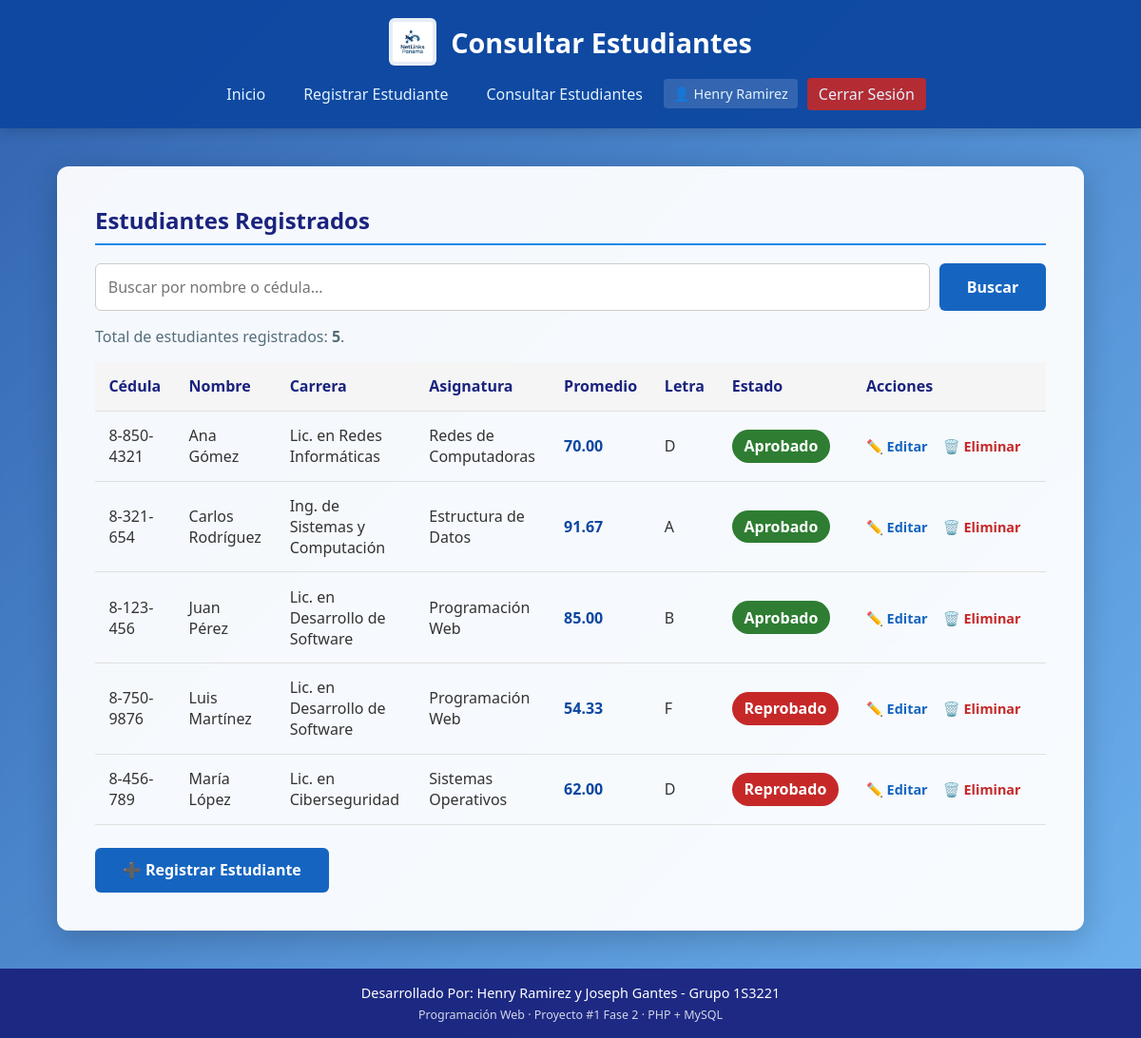
The page /listar_estudiantes.php (signed in) on the database its author committed.
### tables this page shows
CREATE TABLE IF NOT EXISTS estudiantes (
    id_estudiante   INT           NOT NULL AUTO_INCREMENT,
    nombre_completo VARCHAR(150)  NOT NULL,
    cedula          VARCHAR(25)   NOT NULL,
    edad            INT           NOT NULL,
    carrera         VARCHAR(100)  NOT NULL,
    asignatura      VARCHAR(100)  NOT NULL,
    nota1           DECIMAL(5,2)  NOT NULL,
    nota2           DECIMAL(5,2)  NOT NULL,
    nota3           DECIMAL(5,2)  NOT NULL,
    promedio        DECIMAL(5,2)  NOT NULL,
    fecha_registro  DATETIME      NOT NULL DEFAULT CURRENT_TIMESTAMP,
    PRIMARY KEY (id_estudiante),
    UNIQUE KEY uq_estudiantes_cedula (cedula),
    KEY idx_estudiantes_nombre (nombre_completo),
    CONSTRAINT chk_estudiantes_edad  CHECK (edad >= 15),
    CONSTRAINT chk_estudiantes_nota1 CHECK (nota1 BETWEEN 0 AND 100),
    CONSTRAINT chk_estudiantes_nota2 CHECK (nota2 BETWEEN 0 AND 100),
    CONSTRAINT chk_estudiantes_nota3 CHECK (nota3 BETWEEN 0 AND 100)
);

### sesion.php (called while the page is built, shortened)
<?php
function nombreUsuarioActual() {
    return $_SESSION['nombre'] ?? '';
}

### funciones.php (called while the page is built, shortened)
<?php
function obtenerLetraCalificacion($promedio) {
    if ($promedio >= 91) return "A";
    if ($promedio >= 81) return "B";
    if ($promedio >= 61) return "D";
    return "F";
}
function determinarEstado($promedio) {
    return ($promedio >= NOTA_MINIMA_APROBATORIA) ? "Aprobado" : "Reprobado";
}
function claseEstado($estado) {
    return ($estado === "Aprobado") ? "approved" : "failed";
}
function limpiar($valor) {
    return htmlspecialchars((string) $valor, ENT_QUOTES, 'UTF-8');
}

### listar_estudiantes.php (the view, shortened to what this page needs)
<?php
require_once 'conexion.php';
require_once 'sesion.php';
require_once 'funciones.php';
$busqueda = trim($_GET['buscar'] ?? '');
if ($busqueda !== '') {
    $patron = '%' . addcslashes($busqueda, '\\%_') . '%';
    $sql = "SELECT id_estudiante, nombre_completo, cedula, edad, carrera, asignatura,
                   nota1, nota2, nota3, promedio, fecha_registro
            FROM estudiantes
            WHERE nombre_completo LIKE ? OR cedula LIKE ?
            ORDER BY nombre_completo ASC";
    $stmt = $conexion->prepare($sql);
    $stmt->execute([$patron, $patron]);
} else {
    $sql = "SELECT id_estudiante, nombre_completo, cedula, edad, carrera, asignatura,
                   nota1, nota2, nota3, promedio, fecha_registro
            FROM estudiantes
            ORDER BY nombre_completo ASC";
    $stmt = $conexion->query($sql);
}
$estudiantes = $stmt->fetchAll();
$titulo = 'Consultar Estudiantes';
require 'encabezado.php';
?>
    <h2>Estudiantes Registrados</h2>
    <form method="GET" action="listar_estudiantes.php" class="buscador">
        <input type="search" name="buscar" placeholder="Buscar por nombre o cédula..."
               value="<?= limpiar($busqueda) ?>" aria-label="Buscar estudiante">
        <button type="submit" class="btn">Buscar</button>
    </form>
    <p class="texto-conteo">
        <?php if ($busqueda !== ''): ?>
            Resultados para <strong>"<?= limpiar($busqueda) ?>"</strong>:
            <?= count($estudiantes) ?> estudiante(s).
        <?php else: ?>
            Total de estudiantes registrados: <strong><?= count($estudiantes) ?></strong>.
        <?php endif; ?>
    </p>
    <?php if (empty($estudiantes)): ?>
        <div class="alert alert-info">
            <?php if ($busqueda !== ''): ?>
                No se encontraron estudiantes que coincidan con la búsqueda.
            <?php else: ?>
                No existen estudiantes registrados todavía.
            <?php endif; ?>
        </div>
    <?php else: ?>
        <div class="tabla-responsive">
            <table class="tabla-listado">
                <thead>
                    <tr>
                        <th>Cédula</th>
                        <th>Nombre</th>
                        <th>Carrera</th>
                        <th>Asignatura</th>
                        <th>Promedio</th>
                        <th>Letra</th>
                        <th>Estado</th>
                        <th>Acciones</th>
                    </tr>
                </thead>
                <tbody>
                    <?php foreach ($estudiantes as $fila): ?>
                        <?php
                        $promedio = (float) $fila['promedio'];
                        $letra    = obtenerLetraCalificacion($promedio);
                        $estado   = determinarEstado($promedio);
                        ?>
                        <tr>
                            <td><?= limpiar($fila['cedula']) ?></td>
                            <td><?= limpiar($fila['nombre_completo']) ?></td>
                            <td><?= limpiar($fila['carrera']) ?></td>
                            <td><?= limpiar($fila['asignatura']) ?></td>
                            <td class="celda-promedio"><?= number_format($promedio, 2) ?></td>
                            <td><?= limpiar($letra) ?></td>
                            <td>
                                <span class="status-badge <?= claseEstado($estado) ?>"><?= limpiar($estado) ?></span>
                            </td>
                            <td class="acciones">
                                <a href="editar_estudiante.php?id=<?= (int) $fila['id_estudiante'] ?>"
                                   class="editar" title="Editar estudiante">✏️ Editar</a>
                                <a href="eliminar_estudiante.php?id=<?= (int) $fila['id_estudiante'] ?>"
                                   class="eliminar" title="Eliminar estudiante">🗑️ Eliminar</a>
                            </td>
                        </tr>
                    <?php endforeach; ?>
                </tbody>
            </table>
        </div>
    <?php endif; ?>
    <div class="form-acciones">
        <a href="registro_estudiantes.php" class="btn">➕ Registrar Estudiante</a>
    </div>
<?php require 'pie.php'; ?>

### encabezado.php (shortened to what this page needs)
<?php
$titulo    = $titulo    ?? 'Portal de Registro y Consulta de Estudiantes';
$claseMain = $claseMain ?? 'main-ancho';
$haySesion = isset($_SESSION['id_usuario']);
?>
<!DOCTYPE html>
<html lang="es">
<head>
    <link rel="stylesheet" href="CSS/estilos.css">
</head>
<body>
    <header>
        <div class="header-brand">
            <img src="img/logo.png" alt="NetLinks Panama Logo" class="header-logo">
            <h1><?= htmlspecialchars($titulo) ?></h1>
        </div>
        <?php if ($haySesion): ?>
        <nav>
            <a href="index.php">Inicio</a>
            <a href="registro_estudiantes.php">Registrar Estudiante</a>
            <a href="listar_estudiantes.php">Consultar Estudiantes</a>
            <span class="user-info">👤 <?= limpiar(nombreUsuarioActual()) ?></span>
            <a href="logout.php" class="logout-link">Cerrar Sesión</a>
        </nav>
        <?php endif; ?>
    </header>
    <main class="<?= $claseMain ?>">

### pie.php
    </main>
    <footer>
        <p>Desarrollado Por: Henry Ramirez y Joseph Gantes - Grupo 1S3221</p>
        <p class="footer-sub">Programación Web · Proyecto #1 Fase 2 · PHP + MySQL</p>
    </footer>
</body>
</html>

### CSS/estilos.css (style rules this page uses)
:root { --primary-color: #0d47a1; --secondary-color: #1565c0; --accent-color: #1e88e5; --dark-color: #1a237e; --light-bg: #f4f7f6; --white: #ffffff; --success-color: #2e7d32; --error-color: #c62828; }
* { box-sizing: border-box; margin: 0; padding: 0; font-family: 'Segoe UI', Tahoma, Geneva, Verdana, sans-serif; }
body { background: linear-gradient(135deg, rgba(13, 71, 161, 0.85), rgba(21, 101, 192, 0.75), rgba(30, 136, 229, 0.65)), url('https://images.unsplash.com/photo-1518770660439-4636190af475?auto=format&fit=crop&w=1920&q=80') center/cover fixed no-repeat; color: #333; display: flex; flex-direction: column; min-height: 100vh; }
header { background-color: rgba(13, 71, 161, 0.95); color: var(--white); padding: 1.2rem 2rem; box-shadow: 0 4px 12px rgba(0, 0, 0, 0.15); text-align: center; }
.header-brand { display: flex; align-items: center; justify-content: center; gap: 15px; margin-bottom: 0.8rem; flex-wrap: wrap; }
.header-logo { height: 50px; width: auto; border-radius: 6px; background: rgba(255, 255, 255, 0.9); padding: 4px; }
header h1 { font-size: 1.8rem; font-weight: 600; }
nav { margin-top: 0.5rem; display: flex; flex-wrap: wrap; align-items: center; justify-content: center; gap: 4px; }
nav a { color: #e3f2fd; text-decoration: none; margin: 0 6px; font-weight: 500; font-size: 1rem; padding: 6px 12px; border-radius: 4px; transition: background 0.3s; }
.user-info { color: #e3f2fd; font-size: 0.9rem; padding: 6px 10px; background: rgba(255, 255, 255, 0.15); border-radius: 4px; }
.logout-link { background-color: rgba(198, 40, 40, 0.9); }
main { max-width: 800px; width: 90%; margin: 2.5rem auto; background: rgba(255, 255, 255, 0.95); backdrop-filter: blur(8px); padding: 2.5rem; border-radius: 12px; box-shadow: 0 8px 32px rgba(0, 0, 0, 0.2); flex: 1; }
.main-ancho { max-width: 1150px; }
h2 { color: var(--dark-color); margin-bottom: 1.2rem; font-weight: 600; border-bottom: 2px solid var(--accent-color); padding-bottom: 0.5rem; }
.texto-conteo { margin: 1rem 0; color: #546e7a; }
input[type="text"], input[type="number"], input[type="password"], input[type="search"], select { width: 100%; padding: 0.8rem; border: 1px solid #ccc; border-radius: 6px; font-size: 1rem; transition: border-color 0.3s; background-color: #fff; }
.form-acciones { display: flex; flex-wrap: wrap; align-items: center; gap: 0.75rem; margin-top: 1.5rem; }
.btn { display: inline-block; background-color: var(--secondary-color); color: var(--white); padding: 0.8rem 1.8rem; border: none; border-radius: 6px; cursor: pointer; font-size: 1rem; font-weight: 600; text-decoration: none; transition: background-color 0.3s, transform 0.1s; text-align: center; }
table { width: 100%; border-collapse: collapse; margin-top: 1.5rem; }
table th, table td { padding: 0.9rem; text-align: left; border-bottom: 1px solid #e0e0e0; }
table th { background-color: #f5f5f5; color: var(--dark-color); width: 40%; }
.tabla-responsive { width: 100%; overflow-x: auto; margin-top: 1rem; }
.tabla-listado { min-width: 900px; margin-top: 0; }
.tabla-listado th { width: auto; white-space: nowrap; }
.tabla-listado td { vertical-align: middle; }
.celda-promedio { font-weight: 700; color: var(--primary-color); white-space: nowrap; }
.acciones { white-space: nowrap; }
.acciones a { text-decoration: none; font-weight: 600; font-size: 0.9rem; margin-right: 0.75rem; }
.acciones .editar { color: var(--secondary-color); }
.acciones .eliminar { color: var(--error-color); }
.status-badge { padding: 0.4rem 0.8rem; border-radius: 20px; font-weight: bold; color: var(--white); display: inline-block; }
.approved { background-color: var(--success-color); }
.failed { background-color: var(--error-color); }
.buscador { display: flex; flex-wrap: wrap; gap: 0.6rem; margin-bottom: 0.5rem; }
.buscador input[type="search"] { flex: 1 1 260px; }
footer { background-color: rgba(26, 35, 126, 0.95); color: var(--white); text-align: center; padding: 1rem; font-size: 0.9rem; margin-top: auto; }
.footer-sub { font-size: 0.78rem; opacity: 0.8; margin-top: 0.3rem; }

### rows shown on the page
estudiantes: cedula "8-850-4321", nombre_completo "Ana Gómez", carrera "Lic. en Redes Informáticas", asignatura "Redes de Computadoras", promedio "70.00", promedio "D", promedio "Aprobado"
estudiantes: cedula "8-321-654", nombre_completo "Carlos Rodríguez", carrera "Ing. de Sistemas y Computación", asignatura "Estructura de Datos", promedio "91.67", promedio "A", promedio "Aprobado"
estudiantes: cedula "8-123-456", nombre_completo "Juan Pérez", carrera "Lic. en Desarrollo de Software", asignatura "Programación Web", promedio "85.00", promedio "B", promedio "Aprobado"
estudiantes: cedula "8-750-9876", nombre_completo "Luis Martínez", carrera "Lic. en Desarrollo de Software", asignatura "Programación Web", promedio "54.33", promedio "F", promedio "Reprobado"
estudiantes: cedula "8-456-789", nombre_completo "María López", carrera "Lic. en Ciberseguridad", asignatura "Sistemas Operativos", promedio "62.00", promedio "D", promedio "Reprobado"

### other values the page prints
$titulo "Consultar Estudiantes"
limpiar(nombreUsuarioActual()) "Henry Ramirez"
count($estudiantes) "5"
